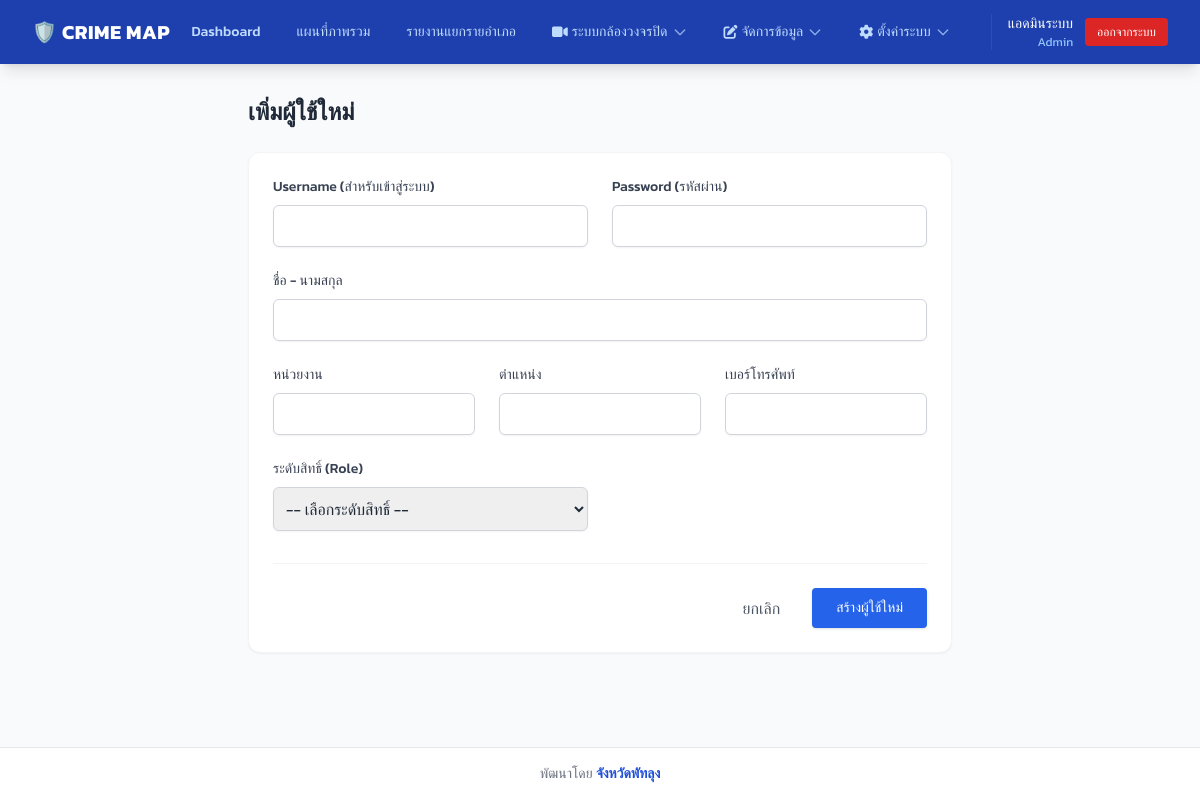
The app's page /user_form.php (signed in) with its own data.
### tables this page shows
CREATE TABLE `menus` (
  `id` int NOT NULL AUTO_INCREMENT,
  `menu_type` enum('frontend','backend') NOT NULL DEFAULT 'backend',
  `title` varchar(100) NOT NULL,
  `url` varchar(255) DEFAULT '#',
  `icon` varchar(100) DEFAULT NULL COMMENT 'FontAwesome class e.g. fas fa-home',
  `css_class` varchar(255) DEFAULT NULL COMMENT 'Custom CSS classes for buttons',
  `parent_id` int DEFAULT NULL,
  `order_num` int DEFAULT '0',
  `allowed_roles` TEXT DEFAULT NULL COMMENT 'JSON array of allowed role_ids, NULL means all',
  `is_active` tinyint(1) DEFAULT '1',
  PRIMARY KEY (`id`),
  KEY `parent_id` (`parent_id`),
  CONSTRAINT `menus_ibfk_1` FOREIGN KEY (`parent_id`) REFERENCES `menus` (`id`) ON DELETE CASCADE
);

### auth.php (called while the page is built, shortened)
<?php
$user_name = $_SESSION['user_name'];
$user_role_name = $_SESSION['role_name'];
?>

### user_form.php (the view, shortened to what this page needs)
<?php
require_once 'auth.php';
require_once 'db_config.php';
$user = [
    'id' => 0,
    'username' => '',
    'name' => '',
    'agency' => '',
    'position' => '',
    'phone' => '',
    'role_id' => '',
    'district_id' => ''
];
$is_edit = false;
?>
<!DOCTYPE html>
<html lang="th">
<head>
    <script src="https://cdn.tailwindcss.com"></script>
</head>
<body class="bg-gray-50 text-gray-800 flex flex-col min-h-screen">
    <?php include 'navbar.php'; ?>
    <main class="flex-grow p-6 lg:p-8 max-w-3xl mx-auto w-full">
        <div class="mb-6">
            <h1 class="text-2xl font-bold text-gray-800"><?= $is_edit ? 'แก้ไขข้อมูลผู้ใช้' : 'เพิ่มผู้ใช้ใหม่' ?></h1>
        </div>
        <div class="bg-white rounded-xl shadow-sm border border-gray-100 p-6">
            <form action="save_user.php" method="POST">
                <div class="grid grid-cols-1 md:grid-cols-2 gap-6 mb-6">
                    <div>
                        <label for="username" class="block text-sm font-medium text-gray-700 mb-2">Username (สำหรับเข้าสู่ระบบ)</label>
                        <input type="text" id="username" name="username" value="<?= htmlspecialchars($user['username']) ?>" required class="w-full border-gray-300 rounded-md shadow-sm p-2 border focus:border-blue-500 focus:ring focus:ring-blue-200" <?= $is_edit ? 'readonly class="bg-gray-100"' : '' ?>>
                    </div>
                    <div>
                        <label for="password" class="block text-sm font-medium text-gray-700 mb-2">Password (รหัสผ่าน)</label>
                        <input type="password" id="password" name="password" <?= !$is_edit ? 'required' : '' ?> class="w-full border-gray-300 rounded-md shadow-sm p-2 border focus:border-blue-500 focus:ring focus:ring-blue-200">
                    </div>
                </div>
                <div class="mb-6">
                    <label for="name" class="block text-sm font-medium text-gray-700 mb-2">ชื่อ - นามสกุล</label>
                    <input type="text" id="name" name="name" value="<?= htmlspecialchars($user['name']) ?>" required class="w-full border-gray-300 rounded-md shadow-sm p-2 border focus:border-blue-500 focus:ring focus:ring-blue-200">
                </div>
                <div class="grid grid-cols-1 md:grid-cols-3 gap-6 mb-6">
                    <div>
                        <label for="agency" class="block text-sm font-medium text-gray-700 mb-2">หน่วยงาน</label>
                        <input type="text" id="agency" name="agency" value="<?= htmlspecialchars($user['agency'] ?? '') ?>" class="w-full border-gray-300 rounded-md shadow-sm p-2 border focus:border-blue-500 focus:ring focus:ring-blue-200">
                    </div>
                    <div>
                        <label for="position" class="block text-sm font-medium text-gray-700 mb-2">ตำแหน่ง</label>
                        <input type="text" id="position" name="position" value="<?= htmlspecialchars($user['position'] ?? '') ?>" class="w-full border-gray-300 rounded-md shadow-sm p-2 border focus:border-blue-500 focus:ring focus:ring-blue-200">
                    </div>
                    <div>
                        <label for="phone" class="block text-sm font-medium text-gray-700 mb-2">เบอร์โทรศัพท์</label>
                        <input type="text" id="phone" name="phone" value="<?= htmlspecialchars($user['phone'] ?? '') ?>" class="w-full border-gray-300 rounded-md shadow-sm p-2 border focus:border-blue-500 focus:ring focus:ring-blue-200">
                    </div>
                </div>
                <div class="grid grid-cols-1 md:grid-cols-2 gap-6 mb-6">
                    <div>
                        <label for="role_id" class="block text-sm font-medium text-gray-700 mb-2">ระดับสิทธิ์ (Role)</label>
                        <select id="role_id" name="role_id" required class="w-full border-gray-300 rounded-md shadow-sm p-2 border focus:border-blue-500 focus:ring focus:ring-blue-200" onchange="toggleDistrictField()">
                            <option value="">-- เลือกระดับสิทธิ์ --</option>
                        </select>
                    </div>
                </div>
                <div class="flex justify-end gap-4 mt-8 pt-6 border-t border-gray-100">
                    <a href="manage_users.php" class="px-4 py-2 text-gray-600 hover:text-gray-900 font-medium">ยกเลิก</a>
                    <button type="submit" class="bg-blue-600 hover:bg-blue-700 text-white px-6 py-2 rounded shadow text-sm font-medium transition">
                        <?= $is_edit ? 'บันทึกการแก้ไข' : 'สร้างผู้ใช้ใหม่' ?>
                    </button>
                </div>
            </form>
        </div>
    </main>
    <footer class="mt-auto py-4 text-center text-sm text-gray-500 bg-white border-t border-gray-200">
        พัฒนาโดย <span class="font-bold text-blue-700">จังหวัดพัทลุง</span>
    </footer>
</body>
</html>

### navbar.php (shortened to what this page needs)
<?php
$current_page = basename($_SERVER['PHP_SELF']);
if (isset($pdo)) {
    $stmt = $pdo->prepare("SELECT * FROM menus WHERE menu_type = 'backend' AND is_active = 1 ORDER BY order_num ASC");
    $stmt->execute();
    $all_menus = $stmt->fetchAll(PDO::FETCH_ASSOC);
    $allowed_menus = [];
    foreach ($all_menus as $menu) {
        $allowed_menus[] = $menu;
    }
    $menu_tree = [];
    foreach ($allowed_menus as $menu) {
        if (empty($menu['parent_id'])) {
            $menu['children'] = [];
            $menu_tree[$menu['id']] = $menu;
        }
    }
    foreach ($allowed_menus as $menu) {
        if (!empty($menu['parent_id']) && isset($menu_tree[$menu['parent_id']])) {
            $menu_tree[$menu['parent_id']]['children'][] = $menu;
        }
    }
} else {
    $menu_tree = [];
}
?>
<link rel="stylesheet" href="https://cdnjs.cloudflare.com/ajax/libs/font-awesome/6.4.0/css/all.min.css">
<nav class="bg-blue-800 text-white shadow-lg shrink-0 z-50 relative">
    <div class="w-full px-4 sm:px-6 lg:px-8">
        <div class="flex items-center justify-between h-16">
            <div class="flex items-center gap-3">
                <span class="text-lg sm:text-xl font-bold tracking-wide truncate">🛡️ CRIME MAP</span>
            </div>
            <div class="hidden md:flex items-center gap-1 lg:gap-3">
                <?php foreach ($menu_tree as $menu): ?>
                    <?php if (empty($menu['children'])): ?>
                        <a href="<?= htmlspecialchars($menu['url']) ?>" class="flex items-center gap-1 whitespace-nowrap px-3 py-2 rounded-md text-sm font-medium <?= $current_page == $menu['url'] ? 'bg-blue-900 text-white shadow-inner' : 'text-blue-200 hover:text-white hover:bg-blue-700 transition' ?>">
                            <?= htmlspecialchars($menu['title']) ?>
                        </a>
                    <?php else: ?>
                        <div class="relative group">
                            <button class="flex items-center gap-1 whitespace-nowrap px-3 py-2 rounded-md text-sm font-medium text-blue-200 hover:text-white hover:bg-blue-700 transition">
                                <?php if($menu['icon']): ?><i class="<?= htmlspecialchars($menu['icon']) ?>"></i><?php endif; ?>
                                <?= htmlspecialchars($menu['title']) ?>
                                <svg class="w-4 h-4 opacity-70" fill="none" stroke="currentColor" viewBox="0 0 24 24"><path stroke-linecap="round" stroke-linejoin="round" stroke-width="2" d="M19 9l-7 7-7-7"></path></svg>
                            </button>
                        </div>
                    <?php endif; ?>
                <?php endforeach; ?>
                <div class="ml-2 pl-2 lg:ml-4 lg:pl-4 border-l border-blue-700 flex items-center gap-3">
                    <div class="text-sm text-right hidden lg:block">
                        <div class="text-white font-medium whitespace-nowrap"><?= htmlspecialchars($user_name ?? '') ?></div>
                        <div class="text-blue-300 text-xs whitespace-nowrap"><?= htmlspecialchars($user_role_name ?? '') ?></div>
                    </div>
                    <a href="logout.php" class="bg-red-600 hover:bg-red-700 text-white px-3 py-1.5 rounded text-xs font-medium transition whitespace-nowrap">ออกจากระบบ</a>
                </div>
            </div>
        </div>
    </div>
</nav>

### user_form.php (style rules this page uses)
body { font-family: 'Kanit', sans-serif; }

### records on screen
menus: title "Dashboard"
menus: title "แผนที่ภาพรวม"
menus: title "รายงานแยกรายอำเภอ"
menus: title "ระบบกล้องวงจรปิด"
menus: title "จัดการข้อมูล"
menus: title "ตั้งค่าระบบ"

### other values on screen
$user_name "แอดมินระบบ"
$user_role_name "Admin"
